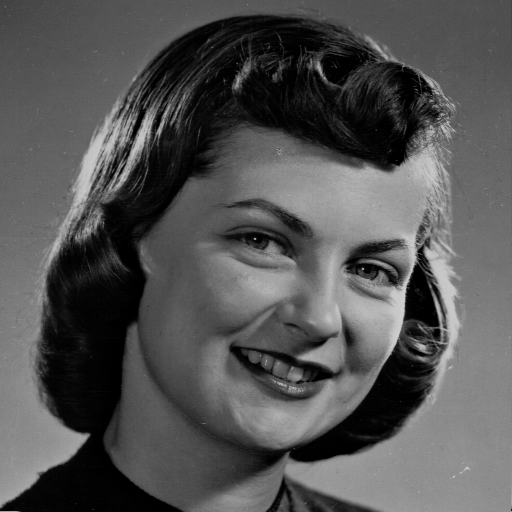
%> input picture Img_lib/girl512.bmp, 512 x 512 px
$ octave LPF_and_HPF.m   (GNU Octave 9; MATLAB toolbox functions it lacks are replaced by stand-ins)
%> lines starting %> are read from the running program, lines starting %| are printed output that depends on the picture; in (x1, y1, x2, y2) boxes, pixels count from 0 and x2, y2 are one past the last pixel; in counts of white or black regions, pixels touching at a corner belong together; the program's own positions count from 1

clc;
clear all;
close all;

Input_Img = imread('D:\STUDY\DIP\img_lib\girl512.bmp');
%> Input_Img is the input picture: size 512x512 uint8; min 0, max 207, mean 83.6
[m,n] = size(Input_Img);
%> m = 512; n = 512
figure(1);
imshow(Input_Img);
title('Original Image');

Image_Double = im2double(Input_Img);
Img_DFT = fft2(Image_Double);
figure(2);
subplot(1,2,1);
imshow(Img_DFT);
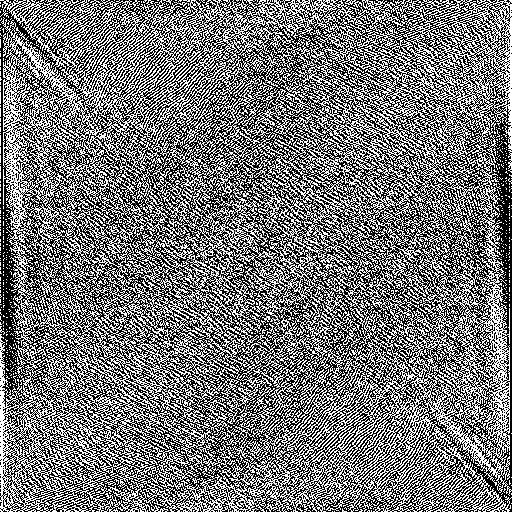
%> displayed picture: size 512x512, on the screen's scale of 0 to 255; min 0, max 255, mean 118.7
title('Fourier Transform of Original Image');

Img_DFT_Shift = log(1 + abs(fftshift(Img_DFT)));
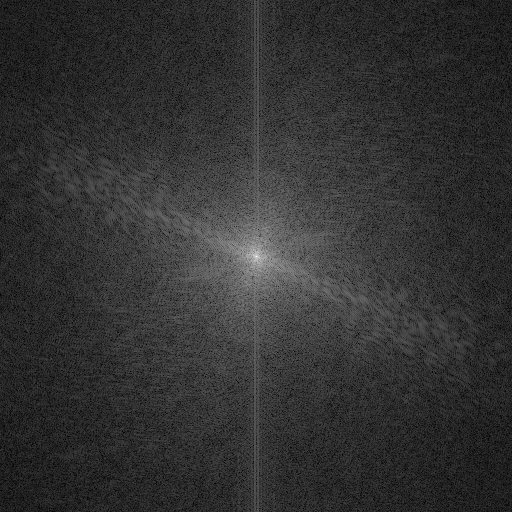
%> Img_DFT_Shift: size 512x512 double; min 0.0166, max 11.36, mean 2.27; drawn with min black and max white
subplot(1,2,2);
imshow(Img_DFT_Shift);
title('Shifted Fourier Transform of Original Image');

a = 0:(m-1);
%> a = 512 values from 0 to 511
b = 0:(n-1);
%> b = 512 values from 0 to 511
i = find(a > m/2);
%> i = 255 values from 258 to 512
a(i) = a(i)-m;
j = find(b > n/2);
%> j = 255 values from 258 to 512
b(j)=b(j)-n;
[k,l]=meshgrid(b,a);
D=sqrt((k.^2+l.^2));

figure(3);
mesh(real(fftshift(D)));
title('D');

Image1  = Ideal_Low_Pass_Filter(40,D);
%> after the loop in Ideal_Low_Pass_Filter, `for u = 1:512`:
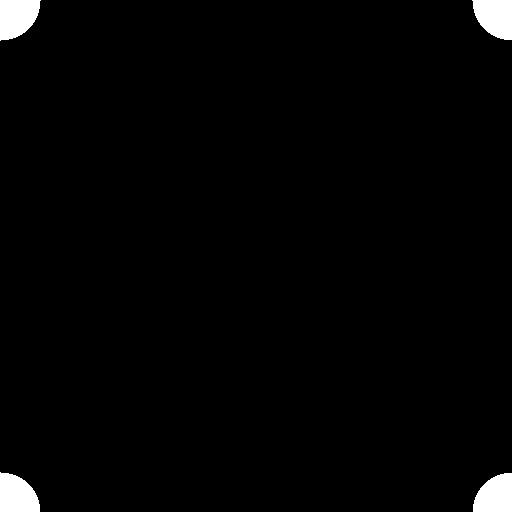
%> H: size 512x512 double; values 0 (black) and 1 (white), 1.9% white; 4 white regions, box (x1, y1, x2, y2) and area: (0, 0, 41, 41) 1297, (472, 0, 512, 40) 1256, (0, 472, 40, 512) 1256, (473, 473, 512, 512) 1216
Image2  = Ideal_Low_Pass_Filter(60,D);
%> after the loop in Ideal_Low_Pass_Filter (call 2), `for u = 1:512`: H: size 512x512 double; values 0 (black) and 1 (white), 4.3% white; 4 white regions, box (x1, y1, x2, y2) and area: (0, 0, 61, 61) 2883, (452, 0, 512, 60) 2822, (0, 452, 60, 512) 2822, (453, 453, 512, 512) 2762

Image3 = Gaussian_Low_Pass_Filter(16,D);
Image4 = Gaussian_Low_Pass_Filter(24,D);

Image5 = Butterworth_Low_Pass_Filter(50,3,D);
Image6 = Butterworth_Low_Pass_Filter(50,4,D);

Image7  = Ideal_High_Pass_Filter(30,D);
%> after the loop in Ideal_High_Pass_Filter, `for u = 1:512`: H: size 512x512 double; values 0 (black) and 1 (white), 98.9% white; 4 black regions, box (x1, y1, x2, y2) and area: (0, 0, 31, 31) 736, (482, 0, 512, 30) 705, (0, 482, 30, 512) 705, (483, 483, 512, 512) 675
Image8  = Ideal_High_Pass_Filter(50,D);
%> after the loop in Ideal_High_Pass_Filter (call 2), `for u = 1:512`: H: size 512x512 double; values 0 (black) and 1 (white), 97% white; 4 black regions, box (x1, y1, x2, y2) and area: (0, 0, 51, 51) 2012, (462, 0, 512, 50) 1961, (0, 462, 50, 512) 1961, (463, 463, 512, 512) 1911

Image9 = Gaussian_High_Pass_Filter(16,D);
Image10 = Gaussian_High_Pass_Filter(24,D);

Image11 = Butterworth_High_Pass_Filter(50,3,D);
%> after the loop in Butterworth_High_Pass_Filter, `for u = 1:512`:
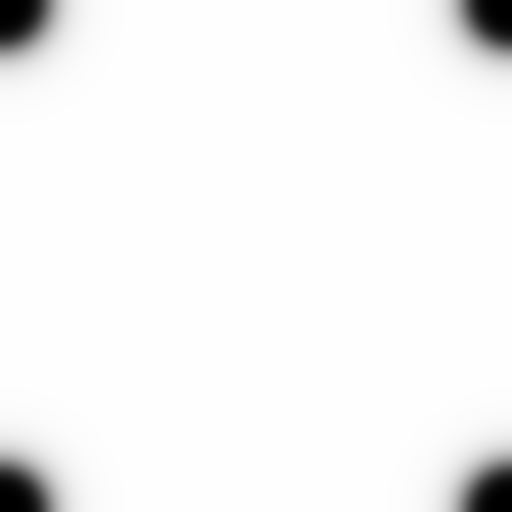
%> H: size 512x512 double; min 0, max 1, mean 0.964
Image12 = Butterworth_High_Pass_Filter(50,4,D);

Image1 = Image1.*Img_DFT;
Image1_ifft = real(ifft2(Image1));
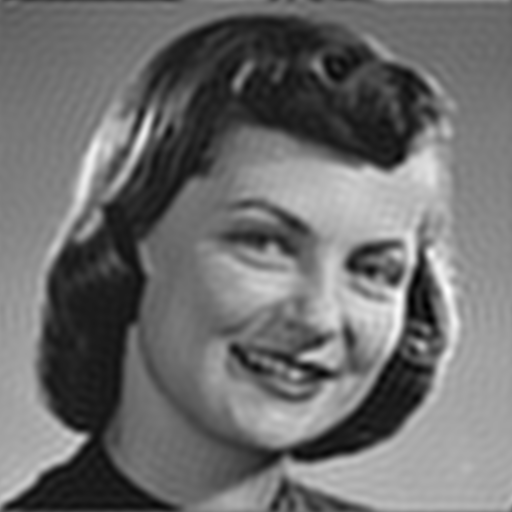
%> Image1_ifft: size 512x512 double; min -0.0961, max 0.886, mean 0.328; drawn with min black and max white

figure();
subplot(2,2,1);
imshow(log(1+abs(fftshift(Image1))));
title('filtered DFT image when D0 = 40');

subplot(2,2,2);
imshow(Image1_ifft);
title('filtered Original image when D0 = 40');

Image2 = Image2.*Img_DFT;
Image2_ifft = real(ifft2(Image2));

subplot(2,2,3);
imshow(log(1+abs(fftshift(Image2))));
title('filtered DFT image when D0 = 60');

subplot(2,2,4);
imshow(Image2_ifft);
title('filtered Original image when D0 = 40');

Image3 = Image3.*Img_DFT;
Image3_ifft = real(ifft2(Image3));

figure();
subplot(2,2,1);
imshow(log(1+abs(fftshift(Image3))));
title('filtered DFT image when sigma = 16');

subplot(3,2,2);
imshow(Image3_ifft);
title('filtered Original image when sigma = 16');

Image4 = Image4.*Img_DFT;
Image4_ifft = real(ifft2(Image4));

subplot(2,2,3);
imshow(log(1+abs(fftshift(Image4))));
title('filtered DFT image when sigma = 24');

subplot(2,2,4);
imshow(Image4_ifft);
title('filtered Original image when sigma = 24');

Image5 = Image5.*Img_DFT;
Image5_ifft = real(ifft2(Image5));

figure();
subplot(2,2,1);
imshow(log(1+abs(fftshift(Image5))));
title('filtered DFT image when n = 3 & D0 = 50');

subplot(2,2,2);
imshow(Image5_ifft);
title('filtered Original image when n = 3 & D0 = 50');

Image6 = Image6.*Img_DFT;
Image6_ifft = real(ifft2(Image6));

subplot(2,2,3);
imshow(log(1+abs(fftshift(Image6))));
title('filtered DFT image when n = 4 & D0 = 50');

subplot(2,2,4);
imshow(Image6_ifft);
title('filtered Original image when n = 4 & D0 = 50');

Image7 = Image7.*Img_DFT;
Image7_ifft = real(ifft2(Image7));

figure();
subplot(2,2,1);
imshow(log(1+abs(fftshift(Image7))));
title('filtered DFT image when D0 = 30');

subplot(2,2,2);
imshow(Image7_ifft);
title('filtered Original image when D0 = 30');

Image8 = Image8.*Img_DFT;
Image8_ifft = real(ifft2(Image8));

subplot(2,2,3);
imshow(log(1+abs(fftshift(Image8))));
title('filtered DFT image when D0 = 50');

subplot(2,2,4);
imshow(Image8_ifft);
title('filtered Original image when D0 = 50');

Image9 = Image9.*Img_DFT;
Image9_ifft = real(ifft2(Image9));
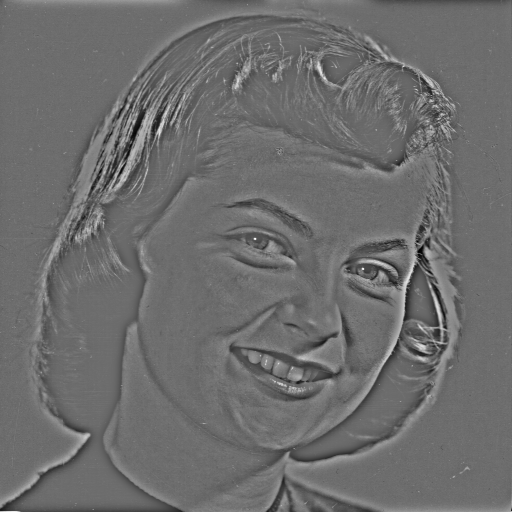
%> Image9_ifft: size 512x512 double; min -0.399, max 0.531, mean 5.42e-20; drawn with min black and max white

figure();
subplot(2,2,1);
imshow(log(1+abs(fftshift(Image9))));
title('filtered DFT image when sigma = 16');

subplot(2,2,2);
imshow(Image9_ifft);
title('filtered Original image when sigma = 16');

Image10 = Image10.*Img_DFT;
Image10_ifft = real(ifft2(Image10));

subplot(2,2,3);
imshow(log(1+abs(fftshift(Image10))));
title('filtered DFT image when sigma = 24');

subplot(2,2,4);
imshow(Image10_ifft);
title('filtered Original image when sigma = 24');

Image11 = Image11.*Img_DFT;
Image11_ifft = real(ifft2(Image11));

figure();
subplot(2,2,1);
imshow(log(1+abs(fftshift(Image11))));
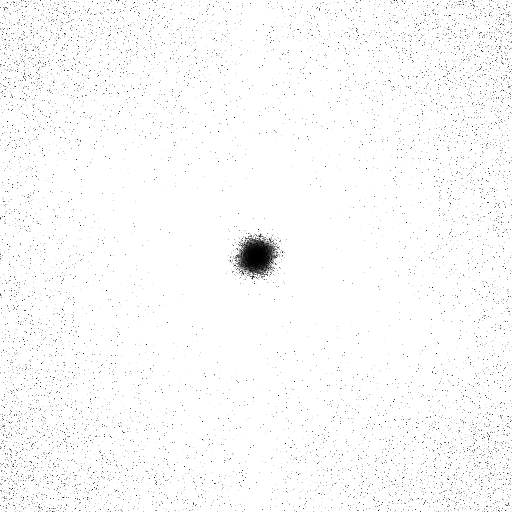
%> displayed picture: size 512x512, on the screen's scale of 0 to 255; min 0, max 255, mean 250.6
title('filtered DFT image when n = 3 & D0 = 50');

subplot(2,2,2);
imshow(Image11_ifft);
title('filtered Original image when n = 3 & D0 = 50');

Image12 = Image12.*Img_DFT;
Image12_ifft = real(ifft2(Image12));

subplot(2,2,3);
imshow(log(1+abs(fftshift(Image12))));
title('filtered DFT image when n = 4 & D0 = 50');

subplot(2,2,4);
imshow(Image12_ifft);
title('filtered Original image when n = 4 & D0 = 50');


Function for Ideal Low Pass Filter:
%> (this line was passed over: Function is not available in this run)

function H = Ideal_Low_Pass_Filter(D0,D)

for u = 1:512
    for v = 1:512
        if(D(u,v) <= D0)
            H(u,v) = 1;
        else
            H(u,v) = 0;
        end
    end
end

figure();
mesh(fftshift(H)),
str = sprintf('Low Pass Filter for D0 = %d',D0);
title(str);
axis tight;

figure();
imshow(fftshift(H));
str = sprintf('Low Pass Filter for D0 = %d',D0);
title(str);
end


%Function for Ideal High Pass Filter:

function H = Ideal_High_Pass_Filter(D0,D)

for u = 1:512
    for v = 1:512
        if(D(u,v)<=D0)
            H(u,v) = 0;
        else
            H(u,v) = 1;
        end
    end
end

figure();
mesh(fftshift(H)),
str = sprintf('High Pass Filter for D0 = %d',D0);
title(str);
axis tight;

figure();
imshow(fftshift(H));
str = sprintf('High Pass Filter for D0 = %d',D0);
title(str);
end


%Function for Gaussian Low Pass Filter:

function H = Gaussian_Low_Pass_Filter(sigma,D)

for u = 1:512
    for v = 1:512
        H(u,v) = exp(-1*(D(u,v)^2)/(2*sigma^2));
    end
end

figure();
mesh(fftshift(H)),
str = sprintf('Gaussian Low Pass Filter for sigma = %d',sigma);
axis tight;
title(str);

figure();
imshow(fftshift(H));
str = sprintf('Gaussian Low Pass Filter for sigma = %d',sigma);
title(str);

end


%Function for Gaussian High Pass Filter:

function H = Gaussian_High_Pass_Filter(sigma,D)

for u = 1:512
    for v = 1:512
        H(u,v) = 1-exp(-1*(D(u,v)^2)/(2*sigma^2));
    end
end
figure();
mesh(fftshift(H)),
str = sprintf('Gaussian High Pass Filter for sigma = %d',sigma);
axis tight;
title(str);

figure();
imshow(fftshift(H));
str = sprintf('Gaussian High Pass Filter for sigma = %d',sigma);
title(str);

end


%Function for Butterworth Low Pass Filter:

function H = Butterworth_Low_Pass_Filter(D0,N,D)

for u=1:512
    for v=1:512
        H(u,v) = 1/(1+(D(u,v)/D0)^(2*N));
    end
end

figure();
mesh(fftshift(H)),
str = sprintf('Butterworth Low Pass Filter for D0 = %d & n = %d',D0,N);
title(str);
axis tight;

figure();
imshow(fftshift(H));
str = sprintf('Butterworth Low Pass Filter for D0 = %d & n = %d',D0,N);
title(str);

end

%Function for Butterworth High Pass Filter:

function H =  Butterworth_High_Pass_Filter(D0,N,D)

for u = 1:512
    for v = 1:512
        H(u,v) = 1/(1+(D0/D(u,v))^(2*N));
    end
end
figure();
mesh(fftshift(H)),
str = sprintf('Butter High Pass Filter for D0 = %d & n = %d',D0,N);
axis tight;
title(str);

figure();
imshow(fftshift(H));
str = sprintf('Butterworth High Pass Filter for D0 = %d & n = %d',D0,N);
title(str);
end
